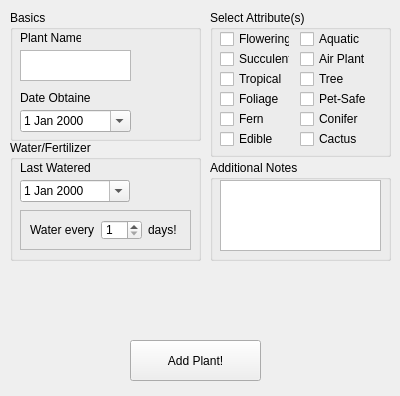
<?xml version="1.0" encoding="UTF-8"?>
<ui version="4.0">
 <class>AddPlantWindow</class>
 <widget class="QWidget" name="AddPlantWindow">
  <property name="geometry">
   <rect>
    <x>0</x>
    <y>0</y>
    <width>400</width>
    <height>396</height>
   </rect>
  </property>
  <property name="windowTitle">
   <string>Form</string>
  </property>
  <widget class="QGroupBox" name="plantTypeBox">
   <property name="geometry">
    <rect>
     <x>210</x>
     <y>10</y>
     <width>181</width>
     <height>147</height>
    </rect>
   </property>
   <property name="title">
    <string>Select Attribute(s)</string>
   </property>
   <widget class="QCheckBox" name="flowering">
    <property name="geometry">
     <rect>
      <x>10</x>
      <y>20</y>
      <width>70</width>
      <height>18</height>
     </rect>
    </property>
    <property name="text">
     <string>Flowering</string>
    </property>
   </widget>
   <widget class="QCheckBox" name="succulent">
    <property name="geometry">
     <rect>
      <x>10</x>
      <y>40</y>
      <width>70</width>
      <height>18</height>
     </rect>
    </property>
    <property name="text">
     <string>Succulent</string>
    </property>
   </widget>
   <widget class="QCheckBox" name="tropical">
    <property name="geometry">
     <rect>
      <x>10</x>
      <y>60</y>
      <width>70</width>
      <height>18</height>
     </rect>
    </property>
    <property name="text">
     <string>Tropical</string>
    </property>
   </widget>
   <widget class="QCheckBox" name="foliage">
    <property name="geometry">
     <rect>
      <x>10</x>
      <y>80</y>
      <width>70</width>
      <height>18</height>
     </rect>
    </property>
    <property name="text">
     <string>Foliage</string>
    </property>
   </widget>
   <widget class="QCheckBox" name="fern">
    <property name="geometry">
     <rect>
      <x>10</x>
      <y>100</y>
      <width>70</width>
      <height>18</height>
     </rect>
    </property>
    <property name="text">
     <string>Fern</string>
    </property>
   </widget>
   <widget class="QCheckBox" name="edible">
    <property name="geometry">
     <rect>
      <x>10</x>
      <y>120</y>
      <width>70</width>
      <height>18</height>
     </rect>
    </property>
    <property name="text">
     <string>Edible</string>
    </property>
   </widget>
   <widget class="QCheckBox" name="aquatic">
    <property name="geometry">
     <rect>
      <x>90</x>
      <y>20</y>
      <width>70</width>
      <height>18</height>
     </rect>
    </property>
    <property name="text">
     <string>Aquatic</string>
    </property>
   </widget>
   <widget class="QCheckBox" name="airplant">
    <property name="geometry">
     <rect>
      <x>90</x>
      <y>40</y>
      <width>70</width>
      <height>18</height>
     </rect>
    </property>
    <property name="text">
     <string>Air Plant</string>
    </property>
   </widget>
   <widget class="QCheckBox" name="tree">
    <property name="geometry">
     <rect>
      <x>90</x>
      <y>60</y>
      <width>70</width>
      <height>18</height>
     </rect>
    </property>
    <property name="text">
     <string>Tree</string>
    </property>
   </widget>
   <widget class="QCheckBox" name="petsafe">
    <property name="geometry">
     <rect>
      <x>90</x>
      <y>80</y>
      <width>70</width>
      <height>18</height>
     </rect>
    </property>
    <property name="text">
     <string>Pet-Safe</string>
    </property>
   </widget>
   <widget class="QCheckBox" name="conifer">
    <property name="geometry">
     <rect>
      <x>90</x>
      <y>100</y>
      <width>70</width>
      <height>18</height>
     </rect>
    </property>
    <property name="text">
     <string>Conifer</string>
    </property>
   </widget>
   <widget class="QCheckBox" name="cactus">
    <property name="geometry">
     <rect>
      <x>90</x>
      <y>120</y>
      <width>70</width>
      <height>18</height>
     </rect>
    </property>
    <property name="text">
     <string>Cactus</string>
    </property>
   </widget>
  </widget>
  <widget class="QGroupBox" name="groupBox_2">
   <property name="geometry">
    <rect>
     <x>210</x>
     <y>160</y>
     <width>181</width>
     <height>101</height>
    </rect>
   </property>
   <property name="title">
    <string>Additional Notes</string>
   </property>
   <widget class="QTextEdit" name="notesEdit">
    <property name="geometry">
     <rect>
      <x>10</x>
      <y>20</y>
      <width>161</width>
      <height>71</height>
     </rect>
    </property>
   </widget>
  </widget>
  <widget class="QGroupBox" name="plantInfoBox">
   <property name="geometry">
    <rect>
     <x>10</x>
     <y>10</y>
     <width>191</width>
     <height>131</height>
    </rect>
   </property>
   <property name="title">
    <string>Basics</string>
   </property>
   <widget class="QTextEdit" name="plantNameEdit">
    <property name="geometry">
     <rect>
      <x>10</x>
      <y>40</y>
      <width>111</width>
      <height>31</height>
     </rect>
    </property>
   </widget>
   <widget class="QLabel" name="nameLabel">
    <property name="geometry">
     <rect>
      <x>10</x>
      <y>20</y>
      <width>61</width>
      <height>16</height>
     </rect>
    </property>
    <property name="text">
     <string>Plant Name</string>
    </property>
   </widget>
   <widget class="QDateEdit" name="dateObtainedEdit">
    <property name="geometry">
     <rect>
      <x>10</x>
      <y>100</y>
      <width>111</width>
      <height>22</height>
     </rect>
    </property>
    <property name="calendarPopup">
     <bool>true</bool>
    </property>
   </widget>
   <widget class="QLabel" name="dateLabel">
    <property name="geometry">
     <rect>
      <x>10</x>
      <y>80</y>
      <width>71</width>
      <height>16</height>
     </rect>
    </property>
    <property name="text">
     <string>Date Obtained</string>
    </property>
   </widget>
  </widget>
  <widget class="QPushButton" name="addPlantToActive">
   <property name="geometry">
    <rect>
     <x>130</x>
     <y>340</y>
     <width>131</width>
     <height>41</height>
    </rect>
   </property>
   <property name="text">
    <string>Add Plant!</string>
   </property>
  </widget>
  <widget class="QGroupBox" name="groupBox_4">
   <property name="geometry">
    <rect>
     <x>10</x>
     <y>140</y>
     <width>191</width>
     <height>121</height>
    </rect>
   </property>
   <property name="title">
    <string>Water/Fertilizer</string>
   </property>
   <widget class="QLabel" name="label">
    <property name="geometry">
     <rect>
      <x>10</x>
      <y>20</y>
      <width>91</width>
      <height>16</height>
     </rect>
    </property>
    <property name="text">
     <string>Last Watered</string>
    </property>
   </widget>
   <widget class="QDateEdit" name="lastWateredDate">
    <property name="geometry">
     <rect>
      <x>10</x>
      <y>40</y>
      <width>110</width>
      <height>22</height>
     </rect>
    </property>
    <property name="calendarPopup">
     <bool>true</bool>
    </property>
   </widget>
   <widget class="QFrame" name="frame">
    <property name="geometry">
     <rect>
      <x>10</x>
      <y>70</y>
      <width>171</width>
      <height>40</height>
     </rect>
    </property>
    <property name="frameShape">
     <enum>QFrame::StyledPanel</enum>
    </property>
    <property name="frameShadow">
     <enum>QFrame::Raised</enum>
    </property>
    <layout class="QHBoxLayout" name="horizontalLayout_2">
     <item>
      <widget class="QLabel" name="label_3">
       <property name="text">
        <string>Water every</string>
       </property>
      </widget>
     </item>
     <item>
      <widget class="QSpinBox" name="waterDays">
       <property name="minimum">
        <number>1</number>
       </property>
      </widget>
     </item>
     <item>
      <widget class="QLabel" name="label_4">
       <property name="text">
        <string>days!</string>
       </property>
      </widget>
     </item>
    </layout>
   </widget>
  </widget>
 </widget>
 <resources/>
 <connections/>
</ui>
